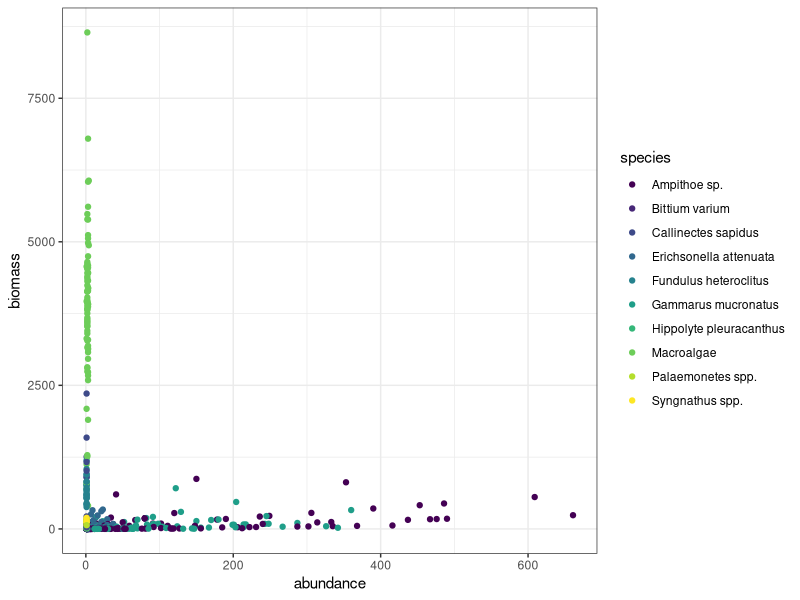

This figure's R source:
## ---- chunk 1
knitr::opts_chunk$set(echo = TRUE)

library(tidyverse)

theme_set(theme_bw())

## ---- chunk 2

da <- read_csv("Data/energy_flux.csv") 

names(da)

ggplot( da, aes(abundance,biomass, color=species)) + geom_point() + scale_color_viridis_d()

#ggsave( "Figures/AbundanciaVSBiomass.png")
